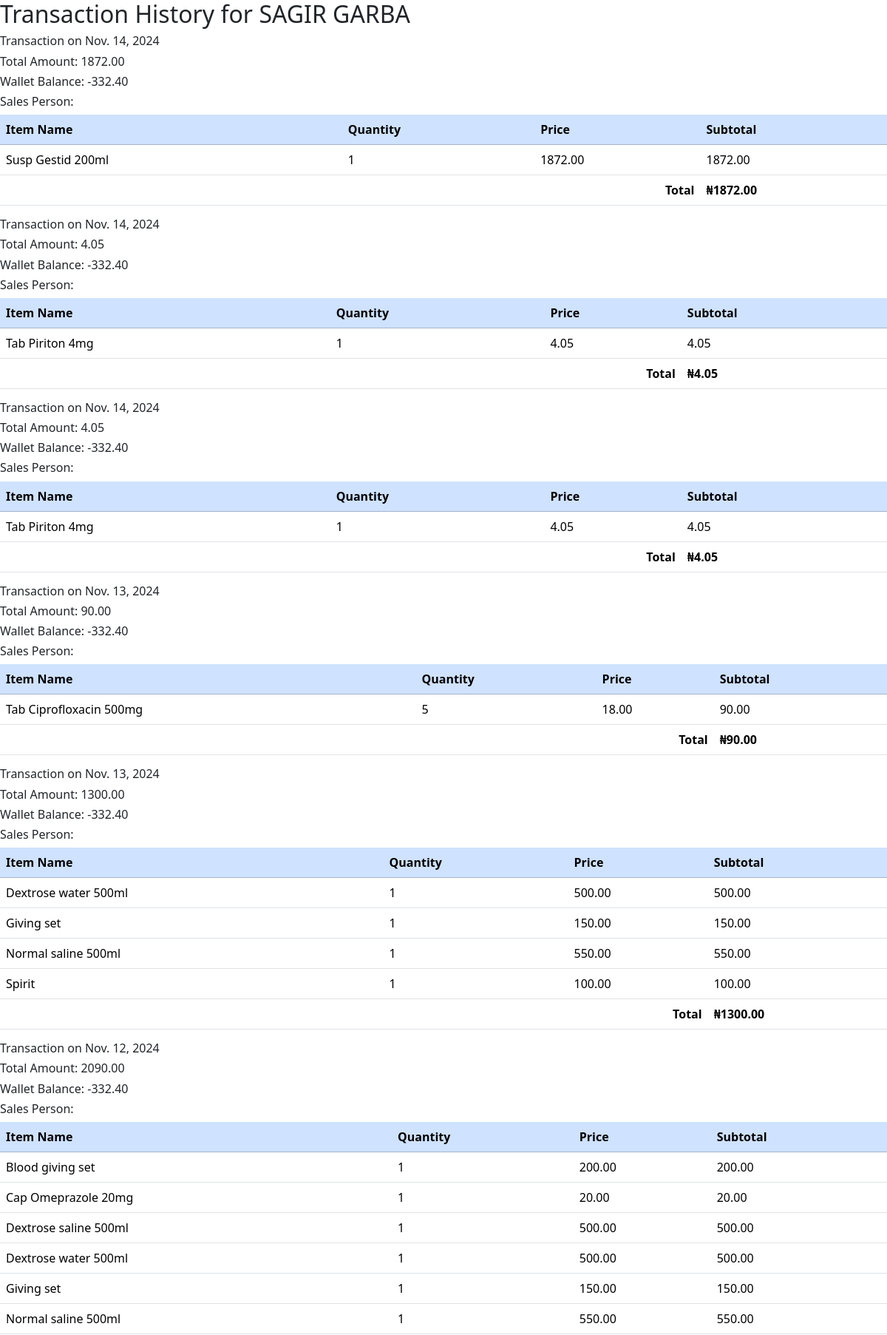
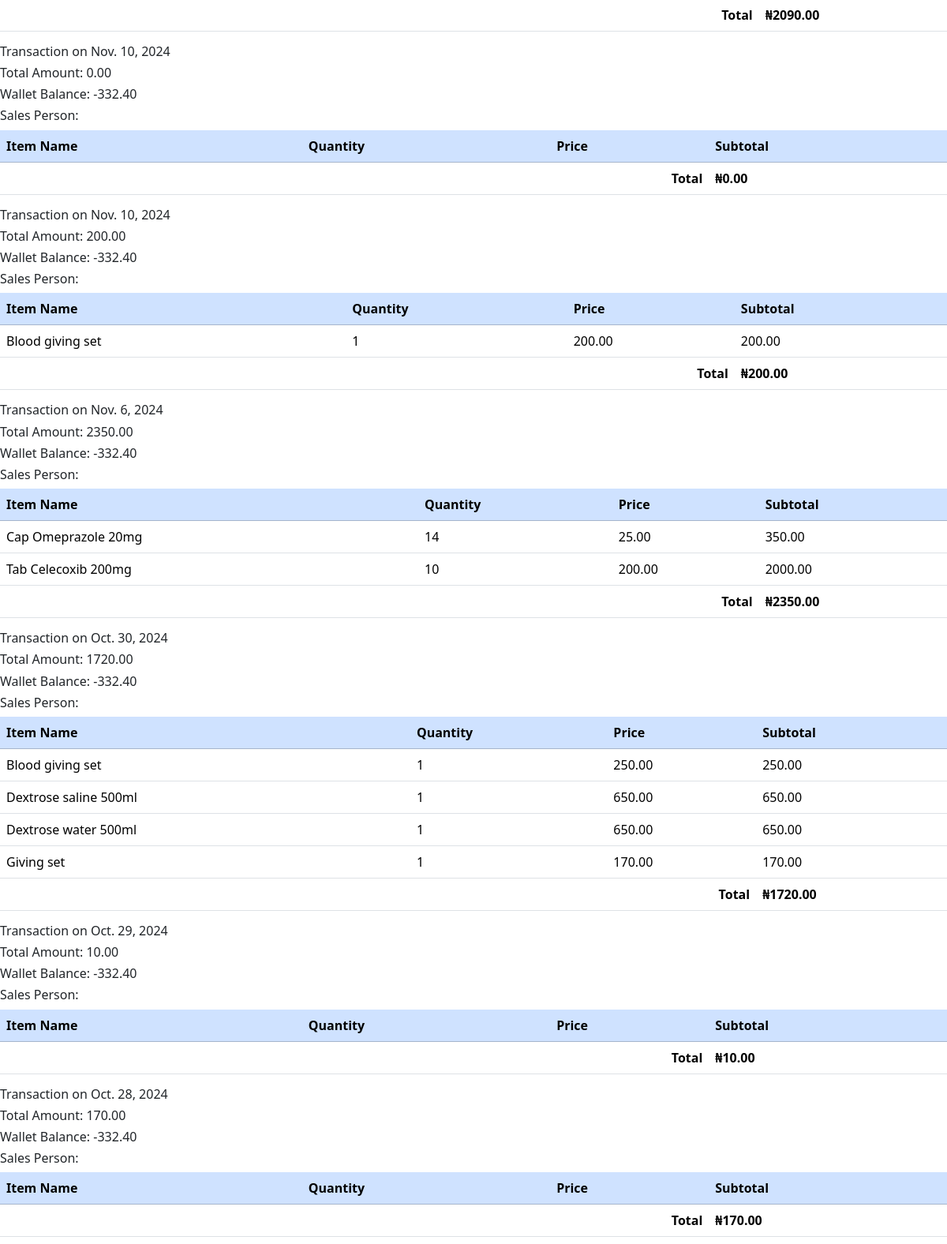
The app's page /customer/2/transaction-history/ (upper part) with its own data (2 pictures, top to bottom).
### app/models.py (models this page shows, shortened)
class Sales(models.Model):
    user = models.ForeignKey(User, on_delete=models.CASCADE)
    customer = models.ForeignKey(Customer, on_delete=models.SET_NULL, null=True)
    total_amount = models.DecimalField(max_digits=10, decimal_places=2, default=0)
    date = models.DateField(auto_now_add=True)

class Customer(models.Model):
    user = models.OneToOneField(User, on_delete=models.CASCADE, null=True, blank=True)
    name = models.CharField(max_length=100)
    phone = models.CharField(max_length=15)
    address = models.TextField()

class Wallet(models.Model):
    customer = models.OneToOneField(Customer, on_delete=models.CASCADE, related_name='wallet')
    balance = models.DecimalField(max_digits=10, decimal_places=2, default=0.00)

class SalesItem(models.Model):
    sales = models.ForeignKey(Sales, on_delete=models.CASCADE, related_name='sales_items')
    unit = models.CharField(max_length=10, choices=Wholesale.UNIT_CHOICES, default='unit')
    item = models.ForeignKey(Item, on_delete=models.CASCADE)
    price = models.DecimalField(max_digits=10, decimal_places=2)
    quantity = models.IntegerField()
    @property
    def subtotal(self):
        return self.price * self.quantity

class Item(models.Model):
    MARKUP_CHOICES = [
        (0, 'No markup'),
        (5, '5% markup'),
        (10, '10% markup'),
        (15, '15% markup'),
        (20, '20% markup'),
        (25, '25% markup'),
        (30, '30% markup'),
        (35, '35% markup'),
        (40, '40% markup'),
        (45, '45% markup'),
        (50, '50% markup'),
        (55, '55% markup'),
        (60, '60% markup'),
        (65, '65% markup'),
        (70, '70% markup'),
        (75, '75% markup'),
        (80, '80% markup'),
        (85, '85% markup'),
        (90, '90% markup'),
        (95, '95% markup'),
        (100, '100% markup'),
    ]
    UNIT_CHOICES = [
        ('unit', 'Select Unit'),
        ('PCS', 'Pieces'),
        ('TAB', 'Tablets'),
        ('CAP', 'Capsules'),
        ('TIN', 'Tins'),
        ('BTL', 'Bottles'),
        ('PCK', 'Packets'),
        ('ROLL', 'Rolls'),
        ('CTN', 'Cartons'),
        ('AMP', 'Ampules'),
        ('VAIL', 'Vail'),
    ]
    name = models.CharField(max_length=100)
    unit = models.CharField(max_length=10, choices=UNIT_CHOICES, default='unit')
    cost = models.DecimalField(max_digits=10, decimal_places=2, default=0)
    price = models.DecimalField(max_digits=10, decimal_places=2)
    stock_quantity = models.IntegerField()
    exp_date = models.DateField()
    markup_percentage = models.IntegerField(choices=MARKUP_CHOICES, default=0)

### app/views.py (the view)
# urls.py: path('customer/<int:customer_id>/transaction-history/', views.customer_sales_history, name='customer_transaction_history'),
def customer_sales_history(request, customer_id):
    customer = get_object_or_404(Customer, id=customer_id)
    sales = Sales.objects.filter(customer=customer).prefetch_related('sales_items__item').order_by('-date')
    return render(request, 'partials/customer_transaction_history.html', {'customer': customer, 'sales': sales})

### app/templates/partials/customer_transaction_history.html (shortened to what this page needs)
{% load static %}
<!DOCTYPE html>
<html lang="en">
<head>
    <link rel="stylesheet" href="{% static 'css/bootstrap.min.css' %}">
</head>
<body>
    <h2>Transaction History for {{ customer.name|upper }}</h2>
    {% for sale in sales %}
    <h6>Transaction on {{ sale.date }}</h6>
    <h6>Total Amount: {{ sale.total_amount }}</h6>
    <h6>Wallet Balance: {{ customer.wallet.balance}}</h6>
    <h6>Sales Person: {{ user.username }}</h6>
    <table class="table table-hover">
        <thead class="table table-primary">
            <tr>
                <th>Item Name</th>
                <th>Quantity</th>
                <th>Price</th>
                <th>Subtotal</th>
            </tr>
        </thead>
        <tbody>
            {% for item in sale.sales_items.all %}
            <tr>
                <td>{{ item.item.name }}</td>
                <td>{{ item.quantity }}</td>
                <td>{{ item.price }}</td>
                <td>{{ item.subtotal }}</td>
            </tr>
            {% endfor %}
            <tr>
                <th colspan="3" class="text-end">Total</th>
                <th>₦{{ sale.total_amount }}</th>
            </tr>
        </tbody>
    </table>
    {% endfor %}
</body>
</html>

### records on screen
Sales: date "Nov. 14, 2024", total_amount "1872.00"
Customer: wallet.balance "-332.40"
SalesItem: item.name "Susp Gestid 200ml", quantity "1", price "1872.00", subtotal "1872.00"
Sales: date "Nov. 14, 2024", total_amount "4.05"
SalesItem: item.name "Tab Piriton 4mg", quantity "1", price "4.05", subtotal "4.05"
Sales: date "Nov. 14, 2024", total_amount "4.05"
SalesItem: item.name "Tab Piriton 4mg", quantity "1", price "4.05", subtotal "4.05"
Sales: date "Nov. 13, 2024", total_amount "90.00"
SalesItem: item.name "Tab Ciprofloxacin 500mg", quantity "5", price "18.00", subtotal "90.00"
Sales: date "Nov. 13, 2024", total_amount "1300.00"
SalesItem: item.name "Dextrose water 500ml", quantity "1", price "500.00", subtotal "500.00"
SalesItem: item.name "Giving set", quantity "1", price "150.00", subtotal "150.00"
SalesItem: item.name "Normal saline 500ml", quantity "1", price "550.00", subtotal "550.00"
SalesItem: item.name "Spirit", quantity "1", price "100.00", subtotal "100.00"
Sales: date "Nov. 12, 2024", total_amount "2090.00"
SalesItem: item.name "Blood giving set", quantity "1", price "200.00", subtotal "200.00"
SalesItem: item.name "Cap Omeprazole 20mg", quantity "1", price "20.00", subtotal "20.00"
SalesItem: item.name "Dextrose saline 500ml", quantity "1", price "500.00", subtotal "500.00"
SalesItem: item.name "Dextrose water 500ml", quantity "1", price "500.00", subtotal "500.00"
SalesItem: item.name "Giving set", quantity "1", price "150.00", subtotal "150.00"
SalesItem: item.name "Normal saline 500ml", quantity "1", price "550.00", subtotal "550.00"
Sales: date "Nov. 10, 2024", total_amount "0.00"
Sales: date "Nov. 10, 2024", total_amount "200.00"
SalesItem: item.name "Blood giving set", quantity "1", price "200.00", subtotal "200.00"
Sales: date "Nov. 6, 2024", total_amount "2350.00"
SalesItem: item.name "Cap Omeprazole 20mg", quantity "14", price "25.00", subtotal "350.00"
SalesItem: item.name "Tab Celecoxib 200mg", quantity "10", price "200.00", subtotal "2000.00"
Sales: date "Oct. 30, 2024", total_amount "1720.00"
SalesItem: item.name "Blood giving set", quantity "1", price "250.00", subtotal "250.00"
SalesItem: item.name "Dextrose saline 500ml", quantity "1", price "650.00", subtotal "650.00"
SalesItem: item.name "Dextrose water 500ml", quantity "1", price "650.00", subtotal "650.00"
SalesItem: item.name "Giving set", quantity "1", price "170.00", subtotal "170.00"
Sales: date "Oct. 29, 2024", total_amount "10.00"
Sales: date "Oct. 28, 2024", total_amount "170.00"
